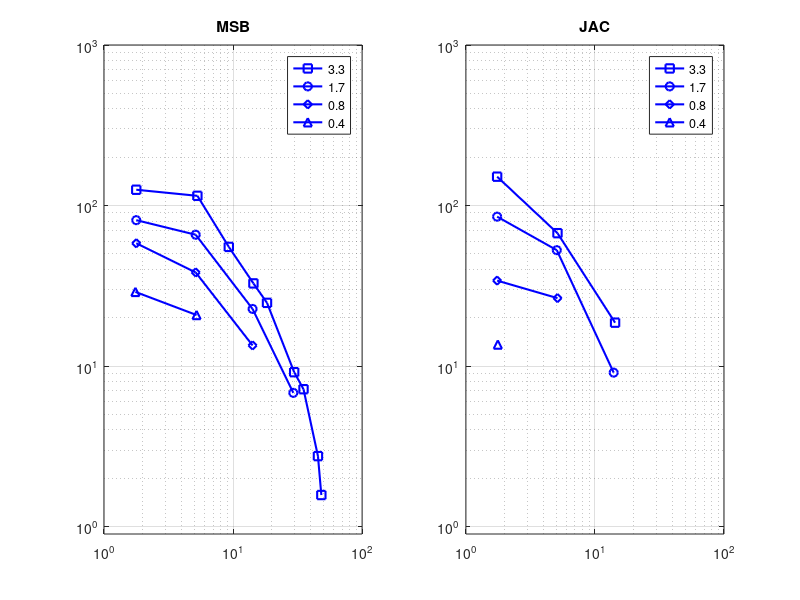

Recreate this plot in MATLAB. (Note: this script raises an error after producing the figure.)
function run_paper2_CrowellBanksUnpublishedExperiment
% Simulate experiment 3 of Crowell & Banks
%
% Syntax:
%   run_paper2_CrowellBanksUnpublishedExperiment
%
% Description:
%    Simulate experiment 3 (spatial summation experiment) of Crowell &
%    Banks (unpublished data)
% 
%
% Inputs:
%    None.
%
% Outputs:
%    None.
%
% Optional key/value pairs:
%    None.
%

% History
%    09/20/19  npc  Wrote it.

    plotHumanData();
    
    % How to split the computation
    % 0 (All mosaics), 1; (Largest mosaic), 2 (Second largest), 3 (all but
    % the 2 largest), or some specific spatial frequency, like 16
    computationInstance = 0;
    
    % Whether to compute responses
    computeMosaic = ~true;
    computeResponses = ~true;
    visualizeResponses = ~true;
    findPerformance = ~true;
    visualizePerformance = true;
    
    % Type of inference engine to employ
    observerTypesExamined = {'ideal'};                % {'ideal', 'computational'};
    computationalObserverClassifier = 'svmV1FilterBank';  % Choose from : 'svmV1FilterEnsemble', 'svmV1FilterBank'
   
    % Pupil diameter used
    pupilDiamMm = 2.5;                                  % Crowell & Banks employed a 2.5 mm artificial pupil
    
    % Mean luminance used
    luminanceCdM2 = 100;                                % Crowell & Banks employed 100 cd/m2 stimuli
    
    % Cycles/deg examined
    cyclesPerDegreeExamined = [5 14 28]; % [2.5 5 14 28];    % Crowell & Banks employed 1.75, 5, 14, and 28 c/deg.
    
    % Patch sizes examined
    patchSize2SigmaCycles = [3.3 1.7]; % [3.3 1.7 0.8 0.4];  % Gabor patch sizes (2 x sigma in degrees) employed by Crowell & Banks
    
    % Performance for threshold
    thresholdCriterionFraction = 0.75;                  % Performance threshold employed by Crowell & Banks was 75%
    
    % Response instances to compute
    nTrainingSamples = 1032;                         % 1032 to signify the Crowell & Banks runs
    
    % Integration time to use: Here set to 5.0 ms, but 2.5 ms may be better 
    % for capturing the dynamics of fixationalEM
    integrationTimeMilliseconds = 5.0;
    
    % How long the stimulus is. We might be changing the duration. 100 ms is the default
    stimulusDurationInSeconds = 100/1000;
    % Frame rate in Hz. 10 Hz, so each frame is 100 msec long
    % Will need to change this to study shorter stimulus durations.
    frameRate = 10; 
    
    % Compute photocurrent responses
    computePhotocurrents = true;
      
    % Assemble conditions list to be examined (different patch sizes)
    condIndex = 0;
    for patchSizeIndex = 1:numel(patchSize2SigmaCycles)
        for observerTypeIndex = 1:numel(observerTypesExamined)
            observerType = observerTypesExamined{observerTypeIndex};
            if (strcmp(observerType, 'ideal'))
                % the ideal observer: based on isomerizations with no eye movements
                observerLegend = 'ideal observer';
                emPathType = 'frozen0';
                centeredEMPaths =  'atStimulusModulationMidPoint';
                performanceSignal = 'isomerizations';
                performanceClassifier = 'mlpt';
                spatialPoolingKernelParams.type = 'V1QuadraturePair';
                spatialPoolingKernelParams.activationFunction = 'energy';
                
            elseif (strcmp(observerType, 'computational'))
                % the computational observer: based on pCurrent with fixational eye movements
                observerLegend = computationalObserverClassifier;
                emPathType = 'randomNoSaccades';
                centeredEMPaths =  'atStimulusModulationMidPoint';
                performanceSignal = 'photocurrents';
                performanceClassifier = computationalObserverClassifier;
                spatialPoolingKernelParams.type = 'V1QuadraturePair';
                spatialPoolingKernelParams.activationFunction = 'energy';
            else
                error('Unknown observer type: ''%s''.', observerType);
            end
            
            for sfIndex = 1:numel(cyclesPerDegreeExamined)   
                condIndex = condIndex + 1;
                examinedCond(condIndex).label = sprintf('%s, %2.1f cycles', observerLegend, patchSize2SigmaCycles(patchSizeIndex));
                examinedCond(condIndex).emPathType = emPathType;
                examinedCond(condIndex).centeredEMPaths = centeredEMPaths;
                examinedCond(condIndex).performanceSignal = performanceSignal;
                examinedCond(condIndex).performanceClassifier = performanceClassifier;
                examinedCond(condIndex).spatialPoolingKernelParams.type = spatialPoolingKernelParams.type;
                
                examinedCond(condIndex).patchSize2SigmaCycles = patchSize2SigmaCycles(patchSizeIndex);
                examinedCond(condIndex).cyclesPerDegreeExamined = cyclesPerDegreeExamined(sfIndex);
                examinedCond(condIndex).spatialPoolingKernelParams.activationFunction = spatialPoolingKernelParams.activationFunction;
                
                switch (cyclesPerDegreeExamined(sfIndex))
                    case 2.5
                        examinedCond(condIndex).minimumMosaicFOVdegs = 3.94; % specify [] for mosaic that is matched to the stimulus
                    case 5
                        examinedCond(condIndex).minimumMosaicFOVdegs = 1.97; % specify [] for mosaic that is matched to the stimulus
                    case 14
                        examinedCond(condIndex).minimumMosaicFOVdegs = 0.98; 
                    case 28
                        examinedCond(condIndex).minimumMosaicFOVdegs = 0.492; 
                    otherwise
                        error('minimumMosaicFOVdegs not specified');
                end
            end % sfIndex
        end % observerTypeIndex
    end % patchSizeIndex
    
    % Go
    examinedLegends = {};

    for condIndex = 1:numel(examinedCond)
        % Get default params
        params = getCSFPaper2DefaultParams(pupilDiamMm, integrationTimeMilliseconds, frameRate, stimulusDurationInSeconds, computationInstance);
        
        % Customize params
        params.luminances = luminanceCdM2;
        params.thresholdCriterionFraction = thresholdCriterionFraction;
        params.nTrainingSamples = nTrainingSamples;
        
        % Update params based on condition currently examined
        cond = examinedCond(condIndex);
        
        % Legend
        examinedLegends{numel(examinedLegends)+1} = cond.label;
        
        % Eye movement type
        params.emPathType = cond.emPathType;
        params.centeredEMPaths = cond.centeredEMPaths;
        
        % Signal on which inference engine is acting on
        params.performanceSignal = cond.performanceSignal;
        
        % Classifier type (mltp, svm, etc)
        params.performanceClassifier = cond.performanceClassifier;
        params.spatialPoolingKernelParams.type = cond.spatialPoolingKernelParams.type;
        params.spatialPoolingKernelParams.activationFunction = cond.spatialPoolingKernelParams.activationFunction;
            
        % Stimulus patch size
        params.patchSize2SigmaCycles = cond.patchSize2SigmaCycles;
        
        % Also adjust stimulus pixels based on patch size
        params.imagePixels = max([256 round(0.5*params.imagePixels * params.patchSize2SigmaCycles / 3.3)*2]);
        
        % Stimulus SF
        params.cyclesPerDegreeExamined = cond.cyclesPerDegreeExamined;
        
        % Mosaic size
        params.minimumMosaicFOVdegs = cond.minimumMosaicFOVdegs;
        
        % Keep the optical image size matched to the cone mosaic, not the
        % stimulus
        params.opticalImagePadSizeDegs = cond.minimumMosaicFOVdegs;
        
        % Adjust the 'svmV1FilterEnsemble' pooling params to match the
        % current 'patchSize2SigmaCycles'
        if (strcmp(params.performanceClassifier, 'svmV1FilterEnsemble'))
            ensembleFilterParams = struct(...
                        'spatialPositionsNum',  1, ...   % 1 results in a 3x3 grid, 2 in 5x5
                        'spatialPositionOffsetDegs', 0.03, ... 
                        'cyclesPerRFs', params.patchSize2SigmaCycles*2, ...           % each template contains 5 cycles of the stimulus
                        'orientations', 0);
            fNames = fieldnames(ensembleFilterParams);
            for fNameIndex = 1:numel(fNames)
                    fName = fNames{fNameIndex};
                    params.spatialPoolingKernelParams.(fName) = ensembleFilterParams.(fName);
            end
        end
        
        % Update params
        params = getRemainingDefaultParams(params, ...
            computePhotocurrents, computeResponses, computeMosaic, ...
            visualizeResponses, findPerformance, visualizePerformance); 

            
        % Go !
        [~,~, theFigData{condIndex}] = run_BanksPhotocurrentEyeMovementConditions(params);
    end % condIndex
    
    if (visualizePerformance)
        condIndex = 0;
        lumIndex = 1;
        theLegends = {};
        
        data.patchSize2SigmaCycles = patchSize2SigmaCycles;
        data.observerTypesExamined = observerTypesExamined;
        data.cyclesPerDegreeExamined = cyclesPerDegreeExamined;
        
        
        for patchSizeIndex  = 1:numel(patchSize2SigmaCycles)
            for observerTypeIndex = 1:numel(observerTypesExamined)
                for sfIndex = 1:numel(cyclesPerDegreeExamined)   
                    condIndex = condIndex + 1;
                    if (sfIndex == 1) 
                        theLegends{numel(theLegends)+1} = examinedLegends{condIndex};
                    end
                    figData = theFigData{condIndex};
                    referenceContrast = figData.banksEtAlReplicate.mlptThresholds(1).testConeContrasts(1);
                    thresholdContrasts = [figData.banksEtAlReplicate.mlptThresholds(lumIndex,:).thresholdContrasts];
                    data.cpd(patchSizeIndex, observerTypeIndex, sfIndex) = figData.banksEtAlReplicate.cyclesPerDegree(lumIndex,:);
                    data.contrastSensitivity(patchSizeIndex, observerTypeIndex, sfIndex) = 1./(thresholdContrasts*referenceContrast);
                end % sfIndex
            end % observerType
        end
        
        data.theLegends = theLegends;
        data.performanceClassifier = params.performanceClassifier;
        dataFilename = sprintf('data_%s.mat', strrep(data.performanceClassifier, ' ', '_'));
        save(dataFilename, 'data');
        
        % Generate the figure
        generateCrowellBanksFigure(data);
    end
    
end

function params = getRemainingDefaultParams(params, computePhotocurrents, computeResponses, computeMosaic, visualizeResponses, findPerformance, visualizePerformance)
                         
    % Simulation steps to perform
    params.computeMosaic = computeMosaic; 
    params.visualizeMosaic = ~true;
    
    params.computeResponses = computeResponses;
    params.computePhotocurrentResponseInstances = computePhotocurrents && computeResponses;
    params.visualizeResponses = visualizeResponses;
    params.visualizeResponsesWithSpatialPoolingSchemeInVideo = ~true;
    params.visualizeOuterSegmentFilters = ~true;
    params.visualizeSpatialScheme = ~true;
    params.visualizeOIsequence = ~true;
    params.visualizeOptics = ~true;
    params.visualizeStimulusAndOpticalImage = ~true;
    params.visualizeMosaicWithFirstEMpath = ~true;
    params.visualizeSpatialPoolingScheme = ~true;
    params.visualizeStimulusAndOpticalImage = ~true;
    params.visualizeDisplay = ~true;
    
    params.visualizeKernelTransformedSignals = ~true;
    params.findPerformance = findPerformance;
    params.visualizePerformance = visualizePerformance;
    params.deleteResponseInstances = ~true;
end

function plotHumanData()

load('CrowellBanksSubjects.mat');
figure(555)
subplot(1,2,1);
plot(CrowellBanksEx3MSB_33cycles.x, CrowellBanksEx3MSB_33cycles.y, 'bs-', 'LineWidth', 1.5);
hold on;
plot(CrowellBanksEx3MSB_17cycles.x, CrowellBanksEx3MSB_17cycles.y, 'bo-','LineWidth', 1.5);
plot(CrowellBanksEx3MSB_08cycles.x, CrowellBanksEx3MSB_08cycles.y, 'bd-','LineWidth', 1.5);
plot(CrowellBanksEx3MSB_04cycles.x, CrowellBanksEx3MSB_04cycles.y, 'b^-','LineWidth', 1.5);
set(gca, 'XScale', 'log', 'YScale', 'log');
set(gca, 'XLim', [1 100], 'YLim', [0.9 1000]);
legend({'3.3', '1.7', '0.8', '0.4'});
grid on
title('MSB');

subplot(1,2,2);
plot(CrowellBanksEx3JAC_33cycles.x, CrowellBanksEx3JAC_33cycles.y, 'bs-', 'LineWidth', 1.5);
hold on;
plot(CrowellBanksEx3JAC_17cycles.x, CrowellBanksEx3JAC_17cycles.y, 'bo-', 'LineWidth', 1.5);
plot(CrowellBanksEx3JAC_08cycles.x, CrowellBanksEx3JAC_08cycles.y, 'bd-', 'LineWidth', 1.5);
plot(CrowellBanksEx3JAC_04cycles.x, CrowellBanksEx3JAC_04cycles.y, 'b^-', 'LineWidth', 1.5);
set(gca, 'XScale', 'log', 'YScale', 'log');
set(gca, 'XLim', [1 100], 'YLim', [0.9 1000]);
legend({'3.3', '1.7', '0.8', '0.4'});
title('JAC');
grid on
end

